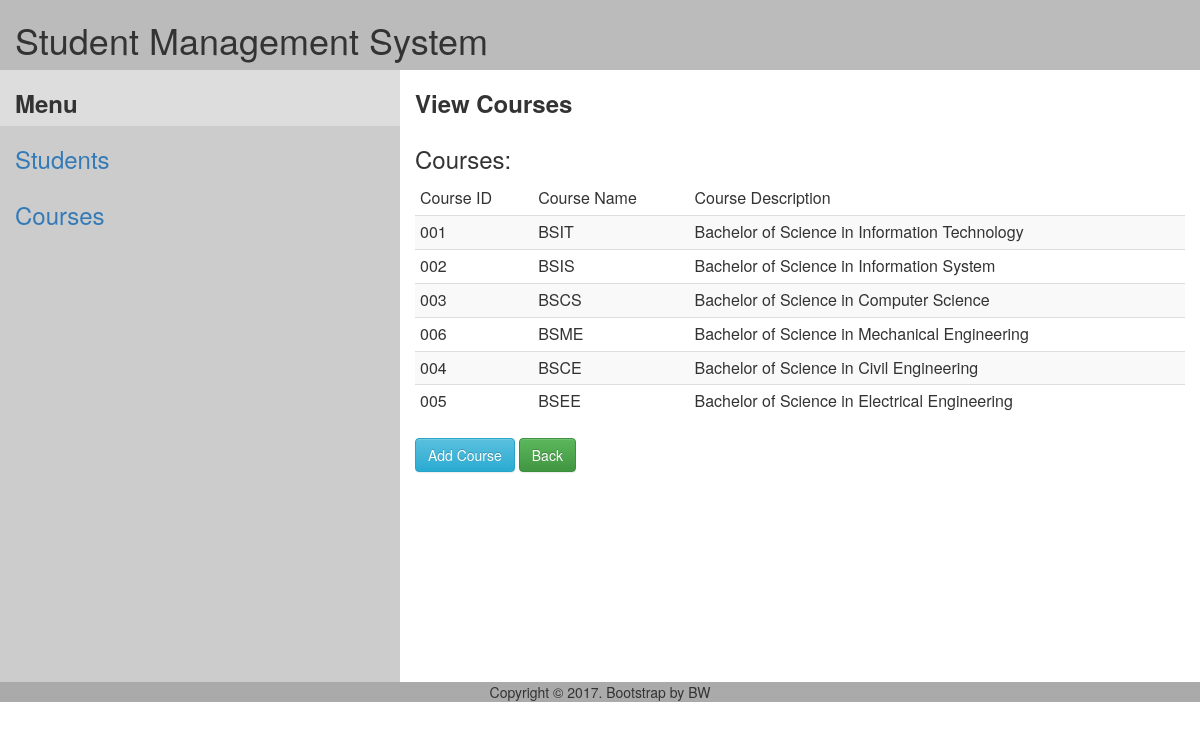
The app's page /index.php/boots/viewcourses with its own data.
### tables this page shows
CREATE TABLE `courses` (
  `cid` varchar(3) NOT NULL,
  `cname` varchar(5) NOT NULL,
  `cdesc` varchar(50) NOT NULL
);

### application/controllers/boots.php (called while the page is built, shortened)
<?php
class boots extends CI_Controller {
	public function __construct() {
		$this->load->model('students_model','students');
		$this->load->model('viewcrs_model','courses');
	}
	public function viewcourses(){
		$header_data['title']="View Course";
		$courses = array();
		$rs = $this->courses->read();
		foreach($rs as $r){
			$info = array(
						'cid' => $r['cid'],
						'cname' => $r['cname'],
						'cdesc' => $r['cdesc']
						);
			$courses[] = $info;
		}
		$data['courses'] = $courses;
		$this->load->view('include/h',$header_data);
		$this->load->view('students/viewcourses',$data);
		$this->load->view('include/f');
	}
}
?>

### index.php (called while the page is built, shortened)
<?php
require_once BASEPATH.'core/CodeIgniter.php';

### application/models/viewcrs_model.php (called while the page is built, shortened)
<?php
class viewcrs_model extends CI_Model {
	private $table = "courses";
	public function read() {
		$this->db->select('*');
		$this->db->from($this->table);
		$query=$this->db->get();
		return $query->result_array();
	}
}
?>

### application/views/students/viewcourses.php (the view)
<div class="container-fluid">
	<div class="row">
		<div class="col-md-12 header">
			<h1> Student Management System</h1>
		</div>
	</div>
	<div class="row">
		<div class="col-md-4 col-xs-4 col-sm-4 up">
			<h3><b> Menu </b></h3>
		</div>
		<div class="col-md-8 ">
			<h3><b> View Courses </b></h3>
		</div>
	</div>
	<div class="row">
		<div class="col-sm-4 dash" >
			<h3><a href=""> Students </a></h3>
		</div>
		<div class="col-sm-8 " >
			<h3>Courses: </h3>
		</div>
	</div>
	<div class="row">
		<div class="col-sm-4 contents dash" >
			<h3><a href="viewcourses"> Courses </a></h3>
		</div>
		<div class="col-sm-8 contents">
			<table class="table table-striped table-hover table-condensed table-responsive">
				<thead>
					<tr>
						<td>Course ID </td>
						<td>Course Name </td>
						<td>Course Description </td>
					</tr>
				</thead>
				<tbody>
				<?php
				foreach($courses as $s){
					echo '	<tr>
								<td>'.$s['cid'].'</td>
								<td>'.$s['cname'].'</td>
								<td>'.$s['cdesc'].'</td>
							</tr>
							';
				}
				?>
				</tbody>
			</table>
			<div class="">
				<a href="add_course" class="btn btn-info btn-md">Add Course</a>
				<a href="http://localhost/Bernabe-Waje/boots"; class="btn btn-success btn-md">Back</a>
			</div>
		</div>
	</div>
	<div class="row">
		<div class="col-md-12 text-center footer">
			Copyright &copy; 2017. Bootstrap by BW
		</div>
	</div>
</div>

### assets/css/myb.css (style rules this page uses)
.header { background-color: #bbb; }
.footer { background-color: #aaa; height }
.dash { background-color: #ccc; }
.up { background-color: #ddd; }
.contents { height: 500px; }

### records on screen
courses: cid "001", cname "BSIT", cdesc "Bachelor of Science in Information Technology"
courses: cid "002", cname "BSIS", cdesc "Bachelor of Science in Information System"
courses: cid "003", cname "BSCS", cdesc "Bachelor of Science in Computer Science"
courses: cid "006", cname "BSME", cdesc "Bachelor of Science in Mechanical Engineering"
courses: cid "004", cname "BSCE", cdesc "Bachelor of Science in Civil Engineering"
courses: cid "005", cname "BSEE", cdesc "Bachelor of Science in Electrical Engineering"
